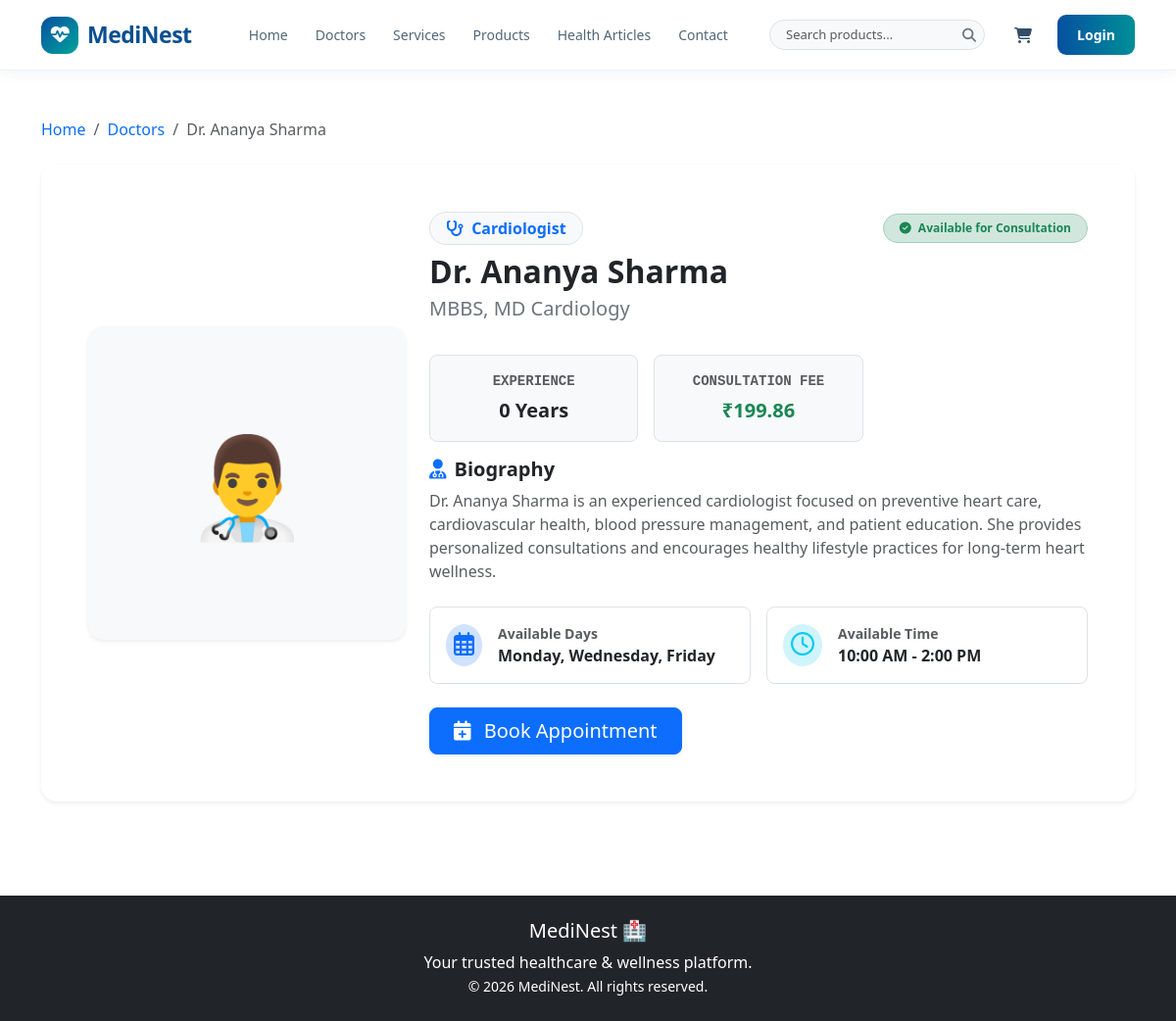
The page /doctors/1/ on the database its author committed.
### doctors/models.py (models this page shows, shortened)
class Doctor(models.Model):
    SPECIALIZATION_CHOICES = [
        ("General Physician", "General Physician"),
        ("Cardiologist", "Cardiologist"),
        ("Dermatologist", "Dermatologist"),
        ("Dentist", "Dentist"),
        ("Pediatrician", "Pediatrician"),
        ("Gynecologist", "Gynecologist"),
        ("Neurologist", "Neurologist"),
        ("Orthopedic", "Orthopedic"),
    ]
    name = models.CharField(max_length=150)
    specialization = models.CharField(
        max_length=100,
        choices=SPECIALIZATION_CHOICES
    )
    qualification = models.CharField(max_length=200)
    experience = models.PositiveIntegerField(
        help_text="Experience in years"
    )
    bio = models.TextField(blank=True)
    profile_image = models.ImageField(
        upload_to="doctors/",
        blank=True,
        null=True
    )
    consultation_fee = models.DecimalField(
        max_digits=8,
        decimal_places=2
    )
    available_days = models.CharField(
        max_length=200,
        help_text="Example: Monday, Wednesday, Friday"
    )
    available_time = models.CharField(
        max_length=100,
        help_text="Example: 10:00 AM - 2:00 PM"
    )
    is_available = models.BooleanField(default=True)
    created_at = models.DateTimeField(auto_now_add=True)
    updated_at = models.DateTimeField(auto_now=True)
    @property
    def display_name(self):
        name = (self.name or "").strip()
        if not name:
            return "Dr."
        normalized_name = re.sub(r"^(?:Dr\.\s*)+", "", name, flags=re.IGNORECASE)
        normalized_name = normalized_name.strip()
        if not normalized_name:
            return "Dr."
        return f"Dr. {normalized_name}"

### doctors/views.py (the view)
# urls.py: path("<int:pk>/", doctor_detail, name="doctor_detail"),
def doctor_detail(request, pk):
    doctor = get_object_or_404(Doctor, pk=pk)
    return render(
        request,
        "doctors/doctor_detail.html",
        {"doctor": doctor}
    )

### doctors/templates/doctors/doctor_detail.html (shortened to what this page needs)
{% extends "base.html" %}
{% block content %}
<section class="py-5">
    <div class="container">
        <nav aria-label="breadcrumb" class="mb-4">
            <ol class="breadcrumb">
                <li class="breadcrumb-item"><a href="{% url 'core:home' %}" class="text-decoration-none">Home</a></li>
                <li class="breadcrumb-item"><a href="{% url 'doctors:doctor_list' %}"
                        class="text-decoration-none">Doctors</a></li>
                <li class="breadcrumb-item active" aria-current="page">{{ doctor.display_name }}</li>
            </ol>
        </nav>
        <div class="card border-0 shadow-sm rounded-4 overflow-hidden">
            <div class="card-body p-4 p-md-5">
                <div class="row g-4 align-items-center">
                    <div class="col-md-5 col-lg-4 text-center">
                        {% if doctor.profile_image %}
                        <img src="{{ doctor.profile_image.url }}" class="img-fluid rounded-4 shadow-sm"
                            style="max-height: 380px; width: 100%; object-fit: cover;" alt="{{ doctor.name }}">
                        {% else %}
                        <div class="bg-light rounded-4 d-flex align-items-center justify-content-center shadow-sm"
                            style="height: 320px;">
                            <span style="font-size: 100px;">👨‍⚕️</span>
                        </div>
                        {% endif %}
                    </div>
                    <div class="col-md-7 col-lg-8">
                        <div class="d-flex flex-wrap align-items-center justify-content-between gap-2 mb-2">
                            <span class="badge bg-light text-primary border fs-6 px-3 py-2 rounded-pill">
                                <i class="fa-solid fa-stethoscope me-1"></i> {{ doctor.specialization }}
                            </span>
                            {% if doctor.is_available %}
                            <span
                                class="badge bg-success-subtle text-success border border-success-subtle px-3 py-2 rounded-pill">
                                <i class="fa-solid fa-circle-check me-1"></i> Available for Consultation
                            </span>
                            {% else %}
                            <span
                                class="badge bg-danger-subtle text-danger border border-danger-subtle px-3 py-2 rounded-pill">
                                <i class="fa-solid fa-circle-xmark me-1"></i> Currently Unavailable
                            </span>
                            {% endif %}
                        </div>
                        <h2 class="fw-bold text-dark mb-1">{{ doctor.display_name }}</h2>
                        <p class="text-secondary mb-3 fs-5">{{ doctor.qualification }}</p>
                        <div class="row g-3 my-3">
                            <div class="col-6 col-sm-4">
                                <div class="p-3 bg-light rounded-3 text-center border">
                                    <div class="text-muted small text-uppercase font-monospace fw-semibold">Experience
                                    </div>
                                    <div class="fw-bold text-dark fs-5 mt-1">{{ doctor.experience }} Years</div>
                                </div>
                            </div>
                            <div class="col-6 col-sm-4">
                                <div class="p-3 bg-light rounded-3 text-center border">
                                    <div class="text-muted small text-uppercase font-monospace fw-semibold">Consultation
                                        Fee</div>
                                    <div class="fw-bold text-success fs-5 mt-1">₹{{ doctor.consultation_fee }}</div>
                                </div>
                            </div>
                        </div>
                        <div class="mb-4">
                            <h5 class="fw-bold text-dark mb-2"><i
                                    class="fa-solid fa-user-doctor me-2 text-primary"></i>Biography</h5>
                            <p class="text-muted leading-relaxed mb-0">
                                {% if doctor.bio %}
                                {{ doctor.bio }}
                                {% else %}
                                Experienced healthcare professional dedicated to providing compassionate,
                                patient-centered care.
                                {% endif %}
                            </p>
                        </div>
                        <div class="row g-3 mb-4">
                            <div class="col-md-6">
                                <div class="d-flex align-items-center gap-3 p-3 border rounded-3 bg-white">
                                    <div class="p-2 rounded-circle bg-primary-subtle text-primary">
                                        <i class="fa-regular fa-calendar-days fs-4"></i>
                                    </div>
                                    <div>
                                        <div class="small text-muted fw-semibold">Available Days</div>
                                        <div class="fw-semibold text-dark">{{ doctor.available_days }}</div>
                                    </div>
                                </div>
                            </div>
                            <div class="col-md-6">
                                <div class="d-flex align-items-center gap-3 p-3 border rounded-3 bg-white">
                                    <div class="p-2 rounded-circle bg-info-subtle text-info">
                                        <i class="fa-regular fa-clock fs-4"></i>
                                    </div>
                                    <div>
                                        <div class="small text-muted fw-semibold">Available Time</div>
                                        <div class="fw-semibold text-dark">{{ doctor.available_time }}</div>
                                    </div>
                                </div>
                            </div>
                        </div>
                        {% if doctor.is_available %}
                        <a href="{% url 'appointments:book_appointment' doctor.id %}"
                            class="btn btn-primary btn-lg rounded-3 px-4 shadow-sm">
                            <i class="fa-solid fa-calendar-plus me-2"></i> Book Appointment
                        </a>
                        {% else %}
                        <button class="btn btn-secondary btn-lg rounded-3 px-4" disabled>
                            <i class="fa-solid fa-ban me-2"></i> Currently Unavailable
                        </button>
                        {% endif %}
                    </div>
                </div>
            </div>
        </div>
    </div>
</section>
{% endblock %}

### rows shown on the page
Doctor: display_name "Dr. Ananya Sharma", specialization "Cardiologist", qualification "MBBS, MD Cardiology", experience "0", consultation_fee "199.86", bio "Dr. Ananya Sharma is an experienced cardiologist focused on preventive heart care, cardiovascular health, blood pressure management, and patient education. She provides personalized consultations and encourages healthy lifestyle practices for long-term heart wellness.", available_days "Monday, Wednesday, Friday", available_time "10:00 AM - 2:00 PM"
